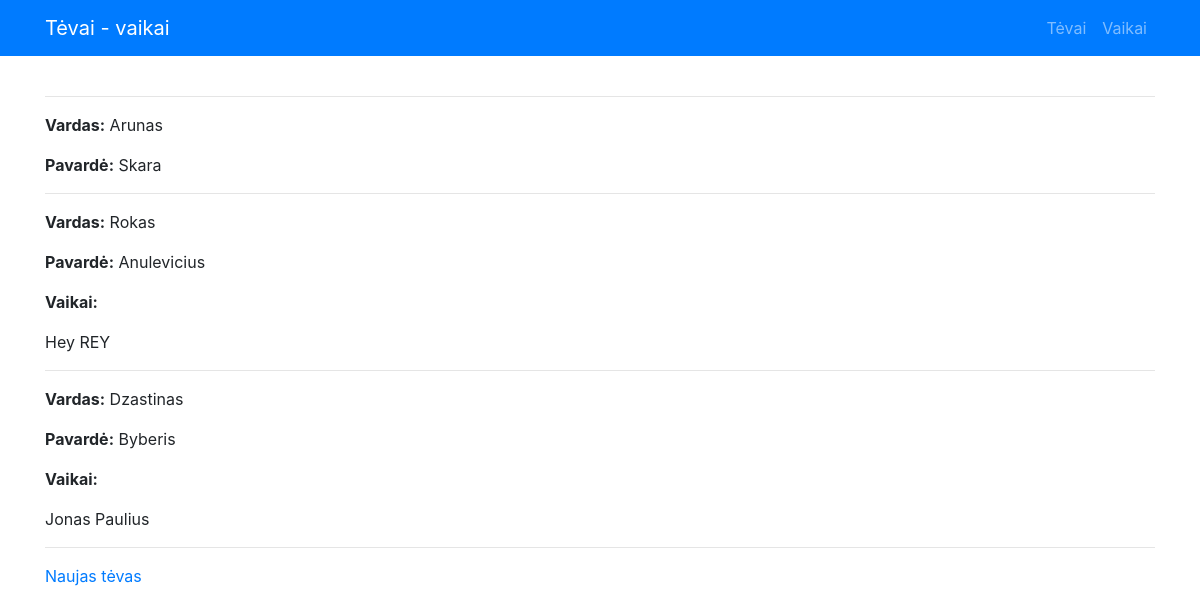
Page /tevai on the earlier database version.
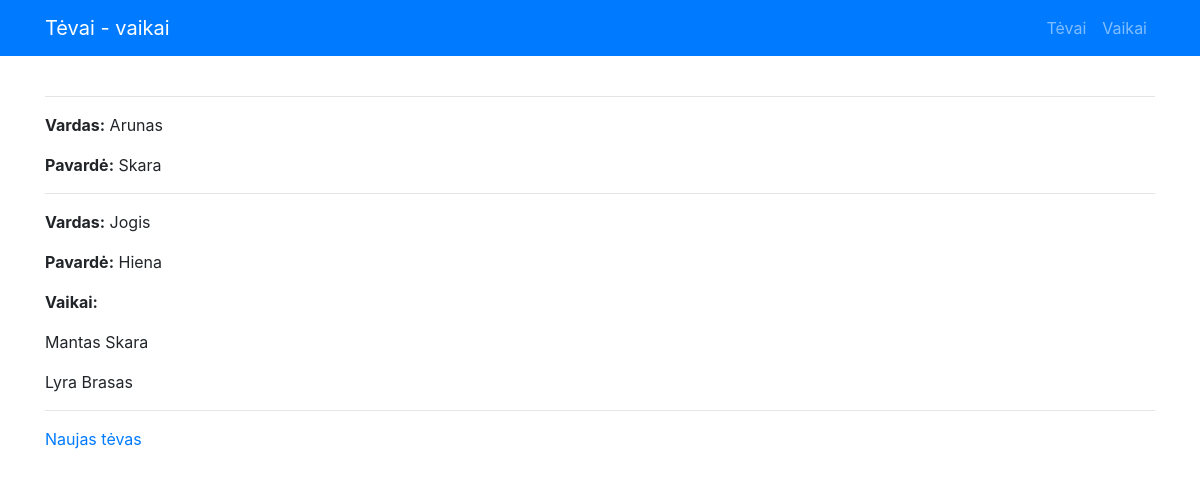
Same page on the later database version.
### app.py (models this page shows)
class Tevas(db.Model):
    __tablename__ = "tevas"
    id = db.Column(db.Integer, primary_key=True)
    vardas = db.Column("Vardas", db.String)
    pavarde = db.Column("Pavardė", db.String)
    vaikai = db.relationship("Vaikas", back_populates="tevas")

class Vaikas(db.Model):
    __tablename__ = "vaikas"
    id = db.Column(db.Integer, primary_key=True)
    vardas = db.Column("Vardas", db.String)
    pavarde = db.Column("Pavardė", db.String)
    tevas_id = db.Column(db.Integer, db.ForeignKey("tevas.id"))
    tevas = db.relationship("Tevas", back_populates="vaikai")

### app.py (the view)
@app.route("/tevai")
def parents():
    try:
        visi_tevai = Tevas.query.all()
    except:
        visi_tevai = []
    return render_template("tevai.html", visi_tevai=visi_tevai)

### templates/tevai.html
{% extends "base.html" %}
{% block content %}
{% if visi_tevai %}
{% for tevas in visi_tevai %}
<hr>
<p><strong>Vardas:</strong> {{tevas.vardas}}</p>
<p><strong>Pavardė:</strong> {{tevas.pavarde}}</p>
{% if tevas.vaikai %}
<p><strong>Vaikai:</strong></p>
{% for vaikas in tevas.vaikai %}
<p>{{vaikas.vardas}} {{vaikas.pavarde}}</p>
{% endfor %}
{% endif %}
{% endfor %}
{% endif %}
<hr>
<p><a href="{{ url_for('new_parent')}}">Naujas tėvas</a></p>
{% endblock %}

### templates/base.html (shortened to what this page needs)
<!DOCTYPE html>
<html lang="en">
<head>
  <link rel="stylesheet" href="https://stackpath.bootstrapcdn.com/bootstrap/4.1.3/css/bootstrap.min.css">
</head>
<body>
  <nav class="navbar navbar-expand-lg navbar-dark bg-primary static-top">
    <div class="container">
      <a class="navbar-brand" href="/">Tėvai - vaikai</a>
      <div class="collapse navbar-collapse" id="navbarResponsive">
        <ul class="navbar-nav ml-auto">
          <li class="nav-item">
            <a class="nav-link" href="/tevai">Tėvai</a>
          </li>
          <li class="nav-item">
            <a class="nav-link" href="/vaikai">Vaikai</a>
          </li>
        </ul>
      </div>
    </div>
  </nav>
<div class="container">
  <br>
{% block content %}
{% endblock %}
</div>
</body>
</html>

Differences in the rows shown:
removed Tevas: vardas "Rokas", pavarde "Anulevicius"
removed Vaikas: vardas "Hey", pavarde "REY", shown under Tevas "Rokas"
removed Tevas: vardas "Dzastinas", pavarde "Byberis", Vaikas (vardas "Jonas", pavarde "Paulius")
added Tevas: vardas "Jogis", pavarde "Hiena", Vaikas (vardas "Mantas", pavarde "Skara")
added Vaikas: vardas "Lyra", pavarde "Brasas", shown under Tevas "Jogis"
